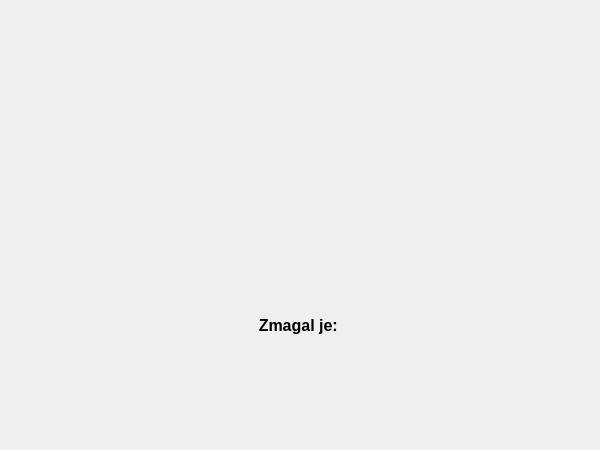
<?xml version="1.0" encoding="UTF-8"?>
<ui version="4.0">
 <class>Izpis_zmagovalca</class>
 <widget class="QDialog" name="Izpis_zmagovalca">
  <property name="geometry">
   <rect>
    <x>0</x>
    <y>0</y>
    <width>600</width>
    <height>450</height>
   </rect>
  </property>
  <property name="windowTitle">
   <string>Nova igra</string>
  </property>
  <property name="styleSheet">
   <string notr="true">background-image: url(:/img/zmaga1.png);</string>
  </property>
  <widget class="QPushButton" name="btnIzhod">
   <property name="geometry">
    <rect>
     <x>20</x>
     <y>350</y>
     <width>200</width>
     <height>66</height>
    </rect>
   </property>
   <property name="styleSheet">
    <string notr="true">background-image: url(:/img/gumb_Izhod.png);
border: none;
background-color: rgba(255,255,255,0);</string>
   </property>
   <property name="text">
    <string/>
   </property>
  </widget>
  <widget class="QPushButton" name="btnNova">
   <property name="geometry">
    <rect>
     <x>370</x>
     <y>350</y>
     <width>200</width>
     <height>66</height>
    </rect>
   </property>
   <property name="styleSheet">
    <string notr="true">background-image: url(:/img/gumb_Nova_igra.png);
border: none;
background-color: rgba(255,255,255,0);</string>
   </property>
   <property name="text">
    <string/>
   </property>
  </widget>
  <widget class="QLabel" name="lblWin">
   <property name="geometry">
    <rect>
     <x>0</x>
     <y>310</y>
     <width>601</width>
     <height>31</height>
    </rect>
   </property>
   <property name="font">
    <font>
     <family>Noto Sans UI</family>
     <pointsize>12</pointsize>
     <weight>75</weight>
     <bold>true</bold>
    </font>
   </property>
   <property name="styleSheet">
    <string notr="true">background:none;</string>
   </property>
   <property name="text">
    <string>Zmagal je: </string>
   </property>
   <property name="alignment">
    <set>Qt::AlignCenter</set>
   </property>
  </widget>
 </widget>
 <resources/>
 <connections>
  <connection>
   <sender>btnNova</sender>
   <signal>clicked()</signal>
   <receiver>Izpis_zmagovalca</receiver>
   <slot>accept()</slot>
   <hints>
    <hint type="sourcelabel">
     <x>469</x>
     <y>382</y>
    </hint>
    <hint type="destinationlabel">
     <x>299</x>
     <y>224</y>
    </hint>
   </hints>
  </connection>
  <connection>
   <sender>btnIzhod</sender>
   <signal>clicked()</signal>
   <receiver>Izpis_zmagovalca</receiver>
   <slot>reject()</slot>
   <hints>
    <hint type="sourcelabel">
     <x>119</x>
     <y>382</y>
    </hint>
    <hint type="destinationlabel">
     <x>299</x>
     <y>224</y>
    </hint>
   </hints>
  </connection>
 </connections>
</ui>
